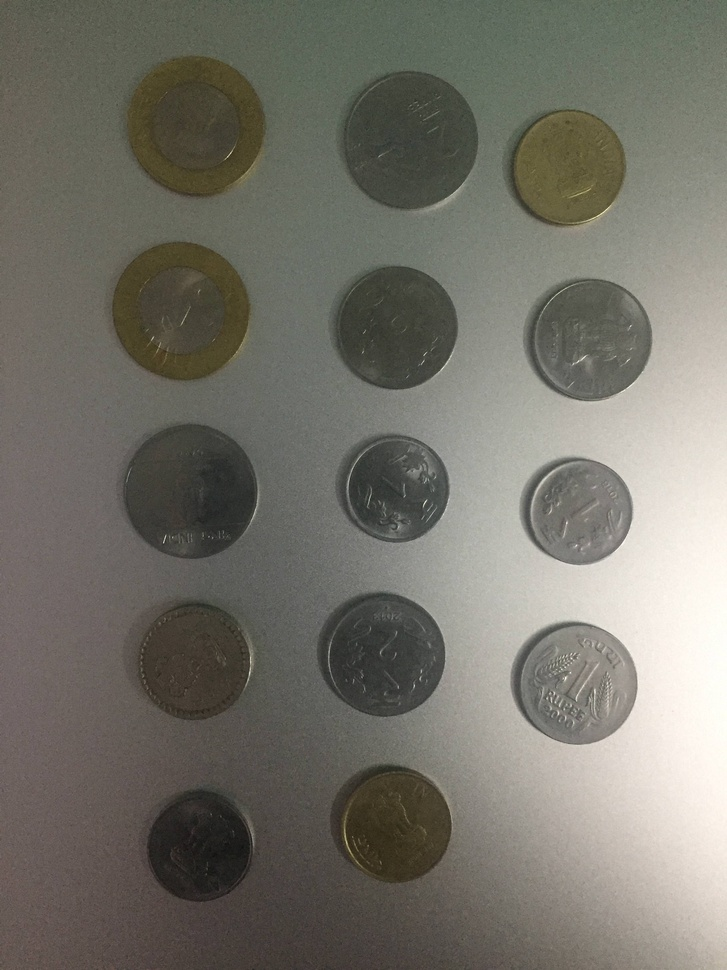
#> input picture computer-vision-samples-master/image-processing/missing-coins-detection/blackandwhite.jpg, 727 x 970 px, shrunk from 2448 x 3264 before the run
$ python edge.py
#> lines starting #> are read from the running program, lines starting #| are printed output that depends on the picture; after the words box and inside, x2 and y2 are one past the last pixel; in counts of white or black regions, pixels touching at a corner belong together
import numpy as np
import cv2
import matplotlib.pyplot as plt

img = cv2.imread('blackandwhite.jpg',0)
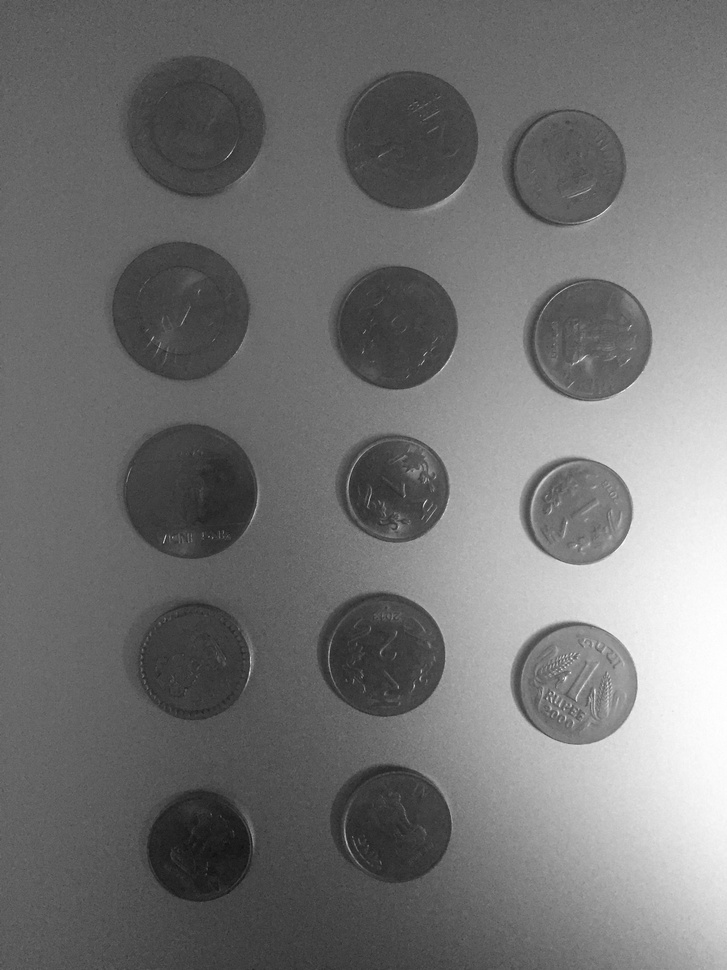
#> img: shape (970, 727); min 15, max 255, mean 114.4
edges=cv2.Canny(img,100,200)
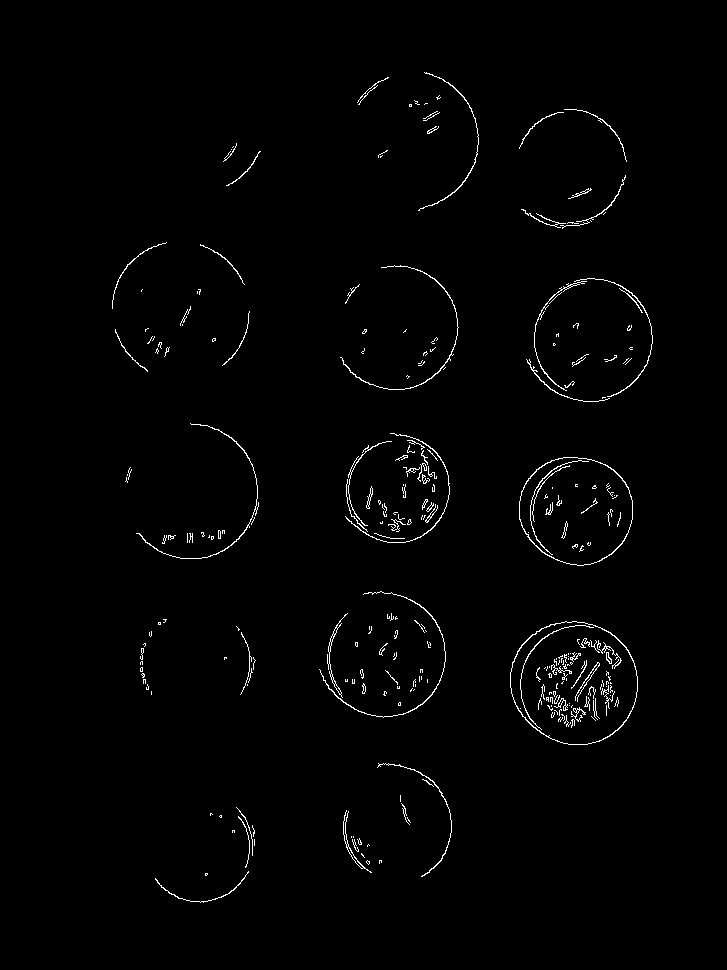
#> edges: shape (970, 727); 1.2% white in thin lines or dots, all inside (x1, y1, x2, y2) = (112, 72, 653, 903)

f,axarr=plt.subplots(1,2)


axarr[0].imshow(img,cmap='gray'),axarr[0].axis('off'),axarr[0].set_title('image')
axarr[1].imshow(edges,cmap='gray'),axarr[1].axis('off'),axarr[1].set_title('edges')
plt.show()
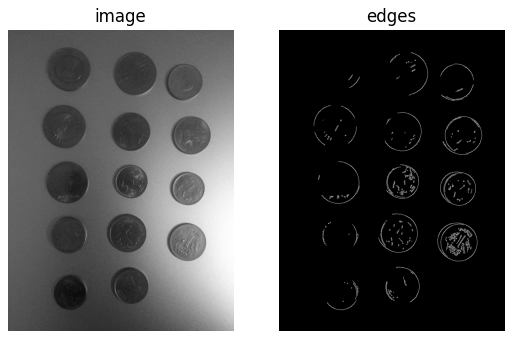
#> figure drawn by matplotlib, 2 panels

$ run again, with computer-vision-samples-master/image-processing/missing-coins-detection/tray-of-coins.jpg copied over computer-vision-samples-master/image-processing/missing-coins-detection/blackandwhite.jpg
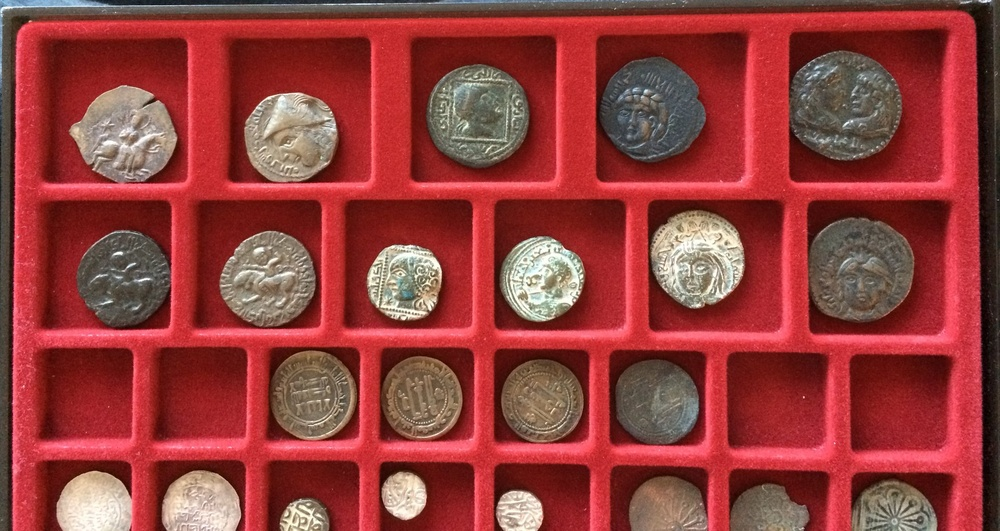
#> input picture computer-vision-samples-master/image-processing/missing-coins-detection/tray-of-coins.jpg, 1000 x 531 px, shrunk from 1918 x 1018 before the run
#> `edges=cv2.Canny(img,100,200)`:
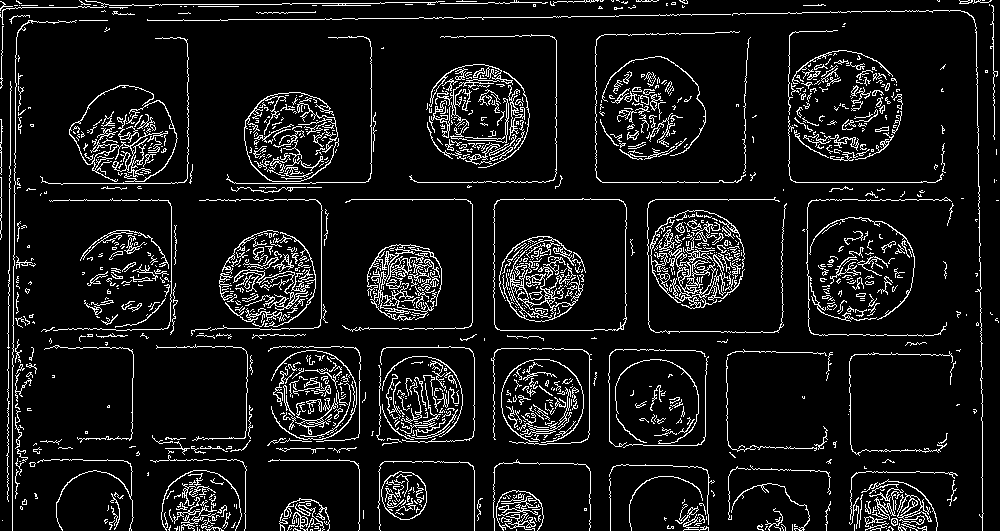
#> edges: shape (531, 1000); 8.9% white in thin lines or dots
#> `plt.show()`:
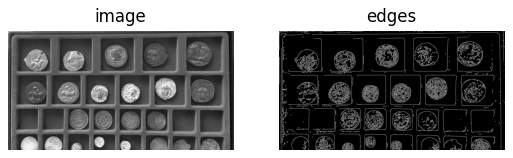
#> figure drawn by matplotlib, 2 panels
